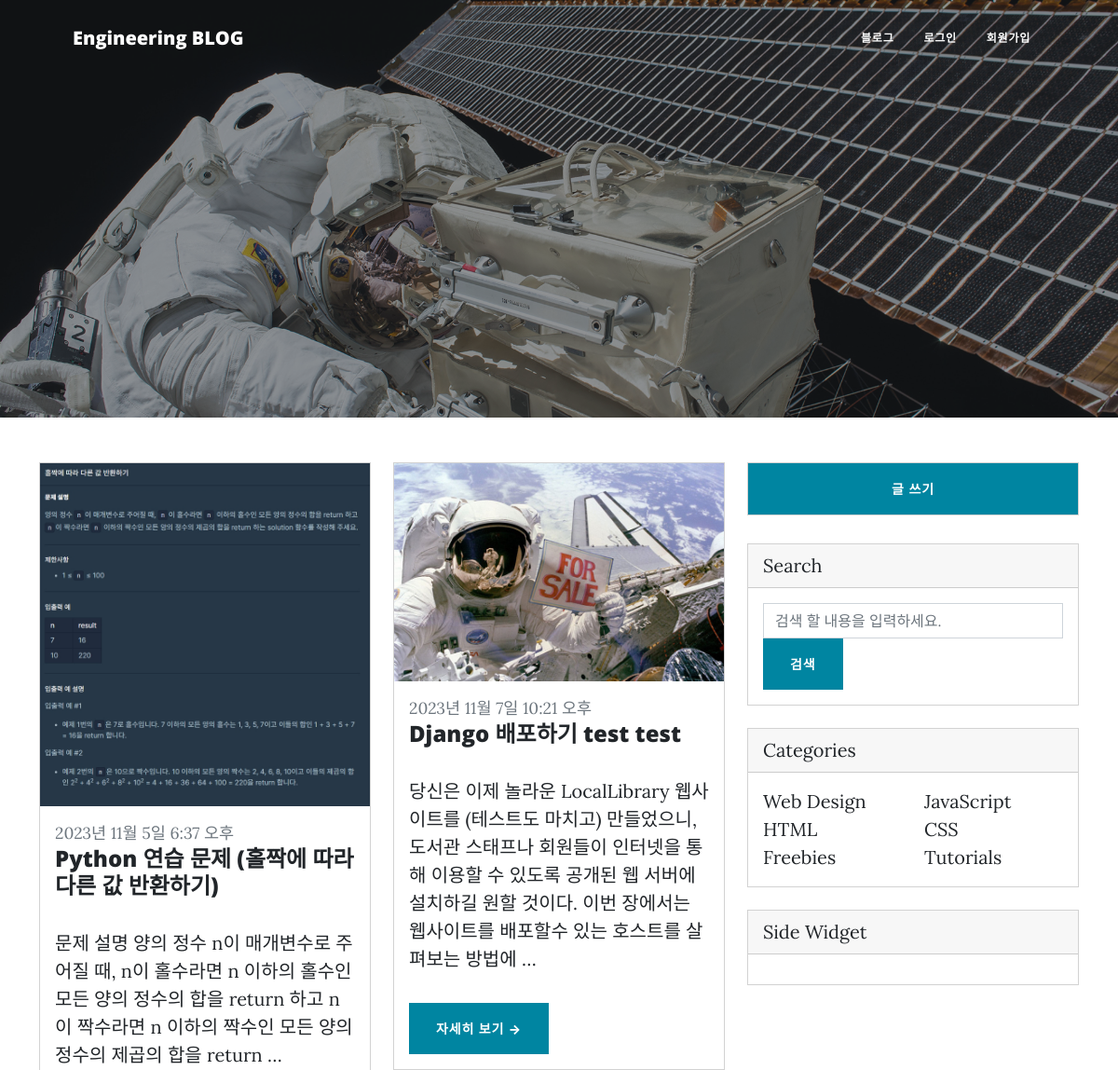
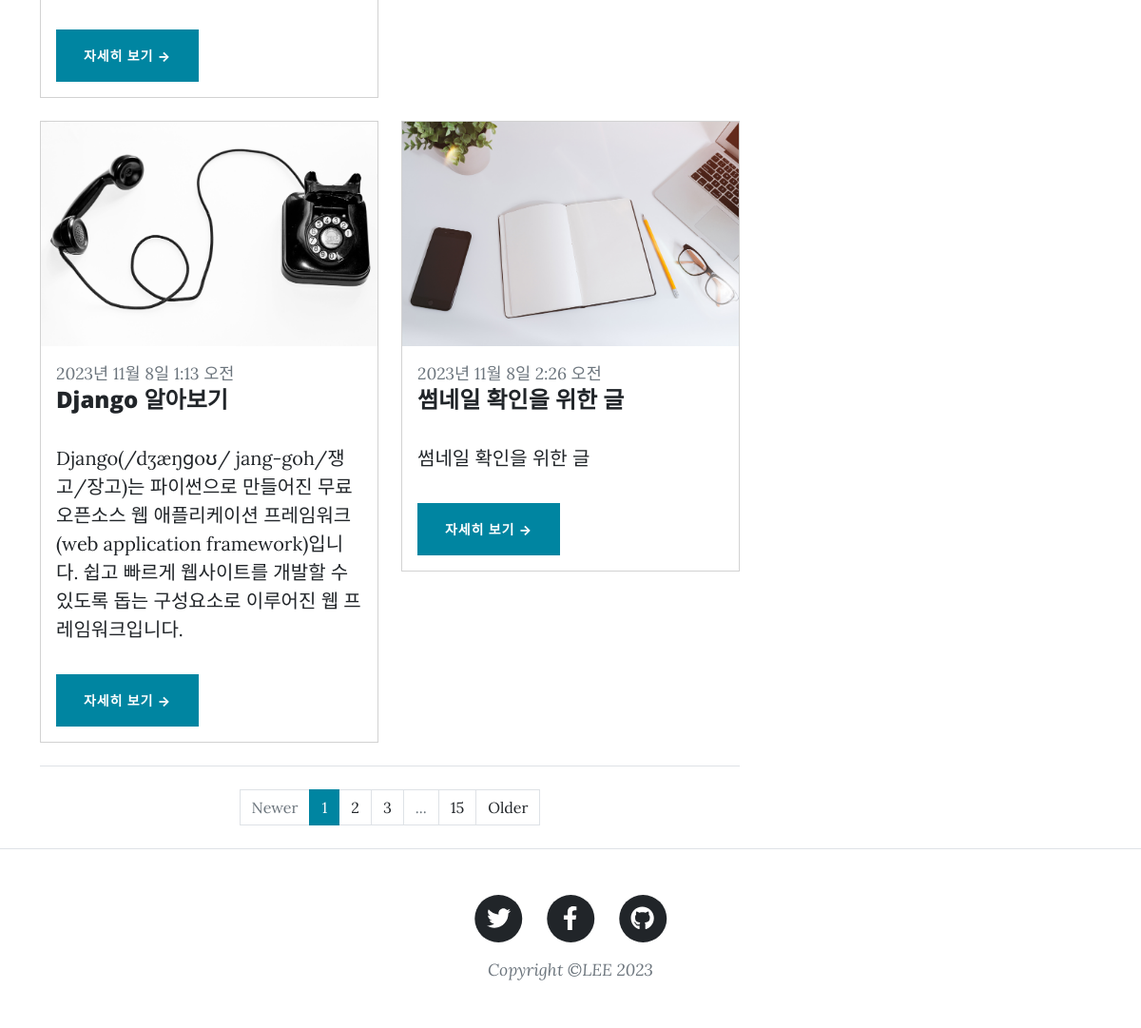
Screenshot of /blog/ with the database file from the repository (2 pictures, top to bottom).
### blog/models.py (models this page shows, shortened)
class Post(models.Model):
    author = models.ForeignKey(
        User, on_delete=models.CASCADE, null = True
    )
    title = models.CharField(max_length=100)
    content = models.TextField()
    thumb_image = models.ImageField(
        upload_to='blog/images/%Y/%m/%d/', blank=True)
    file_upload = models.FileField(
        upload_to='blog/files/%Y/%m/%d/', blank=True)
    created_at = models.DateTimeField(auto_now_add=True)
    updated_at = models.DateField(auto_now=True)
    view_count = models.PositiveIntegerField(default=0)
    tags = models.ManyToManyField('Tag', blank=True)

### blog/views.py (the view)
class PostListView(ListView):
    model = Post
    template_name = 'blog/post_list.html'
    def get_queryset(self):
        qs = super().get_queryset()
        q = self.request.GET.get('q', '')
        if q:
            qs = qs.filter(title__icontains=q)
        return qs

### templates/blog/post_list.html
{% extends 'base.html' %}
{% block content %}
{% load static %}
        <div class="container">
            <div class="row">
                <div class="col-lg-8">
                    <div class="row">
                        {% for post in object_list %}
                            <div class="col-lg-6">
                                <div class="card mb-4">
                                    <a href="{% url 'blog:post_detail' post.pk %}">
                                        {% if post.thumb_image %}
                                        <img class='img-fluid' src="{{ post.thumb_image.url }}" alt="{{ post.title }}">
                                        {% endif %}
                                    </a>
                                    <div class="card-body">
                                        <div class="small text-muted">{{ post.created_at }}</div>
                                        <h2 class="card-title h4">{{ post.title }}</h2>
                                        <p class="card-text">{{ post.content|truncatewords:30 }}</p>
                                        <a class="btn btn-primary" href="{% url 'blog:post_detail' post.pk %}">자세히 보기 →</a>
                                    </div>
                                </div>
                            </div>
                        {% endfor %}
                    </div>
                    <nav aria-label="Pagination">
                        <hr class="my-0" />
                        <ul class="pagination justify-content-center my-4">
                            <li class="page-item disabled"><a class="page-link" href="#" tabindex="-1" aria-disabled="true">Newer</a></li>
                            <li class="page-item active" aria-current="page"><a class="page-link" href="#!">1</a></li>
                            <li class="page-item"><a class="page-link" href="#!">2</a></li>
                            <li class="page-item"><a class="page-link" href="#!">3</a></li>
                            <li class="page-item disabled"><a class="page-link" href="#!">...</a></li>
                            <li class="page-item"><a class="page-link" href="#!">15</a></li>
                            <li class="page-item"><a class="page-link" href="#!">Older</a></li>
                        </ul>
                    </nav>
                </div>
                <div class="col-lg-4">
                    <div class="card md-4">
                        <a class="btn btn-primary" href="{% url 'blog:post_new' %}">글 쓰기</a>
                    </div>
                    <br>
                    <div class="card mb-4">
                        <div class="card-header">Search</div>
                        <div class="card-body">
                            <form action="" method="GET">
                                <input class="form-control" type="text" placeholder="검색 할 내용을 입력하세요." name="q" value="{{ request.GET.q }}"/>
                                <button class="btn btn-primary" id="button-search" type="submit">검색</button>
                            </form>
                        </div>
                    </div>
                    <div class="card mb-4">
                        <div class="card-header">Categories</div>
                        <div class="card-body">
                            <div class="row">
                                <div class="col-sm-6">
                                    <ul class="list-unstyled mb-0">
                                        <li><a href="#!">Web Design</a></li>
                                        <li><a href="#!">HTML</a></li>
                                        <li><a href="#!">Freebies</a></li>
                                    </ul>
                                </div>
                                <div class="col-sm-6">
                                    <ul class="list-unstyled mb-0">
                                        <li><a href="#!">JavaScript</a></li>
                                        <li><a href="#!">CSS</a></li>
                                        <li><a href="#!">Tutorials</a></li>
                                    </ul>
                                </div>
                            </div>
                        </div>
                    </div>
                    <div class="card mb-4">
                        <div class="card-header">Side Widget</div>
                        <div class="card-body"></div>
                    </div>
                </div>
            </div>
        </div>
{% endblock %}

### rows the page displays
Post: thumb_image (picture), created_at "2023년 11월 5일 6:37 오후", title "Python 연습 문제 (홀짝에 따라 다른 값 반환하기)", content "문제 설명 양의 정수 n이 매개변수로 주어질 때, n이 홀수라면 n 이하의 홀수인 모든 양의 정수의 합을 return 하고 n이 짝수라면 n 이하의 짝수인 모든 양의 정수의 제곱의 합을 return …"
Post: thumb_image (picture), created_at "2023년 11월 7일 10:21 오후", title "Django 배포하기 test test", content "당신은 이제 놀라운 LocalLibrary 웹사이트를 (테스트도 마치고) 만들었으니, 도서관 스태프나 회원들이 인터넷을 통해 이용할 수 있도록 공개된 웹 서버에 설치하길 원할 것이다. 이번 장에서는 웹사이트를 배포할수 있는 호스트를 살펴보는 방법에 …"
Post: thumb_image (picture), created_at "2023년 11월 8일 1:13 오전", title "Django 알아보기", content "Django(/dʒæŋɡoʊ/ jang-goh/쟁고/장고)는 파이썬으로 만들어진 무료 오픈소스 웹 애플리케이션 프레임워크(web application framework)입니다. 쉽고 빠르게 웹사이트를 개발할 수 있도록 돕는 구성요소로 이루어진 웹 프레임워크입니다."
Post: thumb_image (picture), created_at "2023년 11월 8일 2:26 오전", title "썸네일 확인을 위한 글", content "썸네일 확인을 위한 글"
